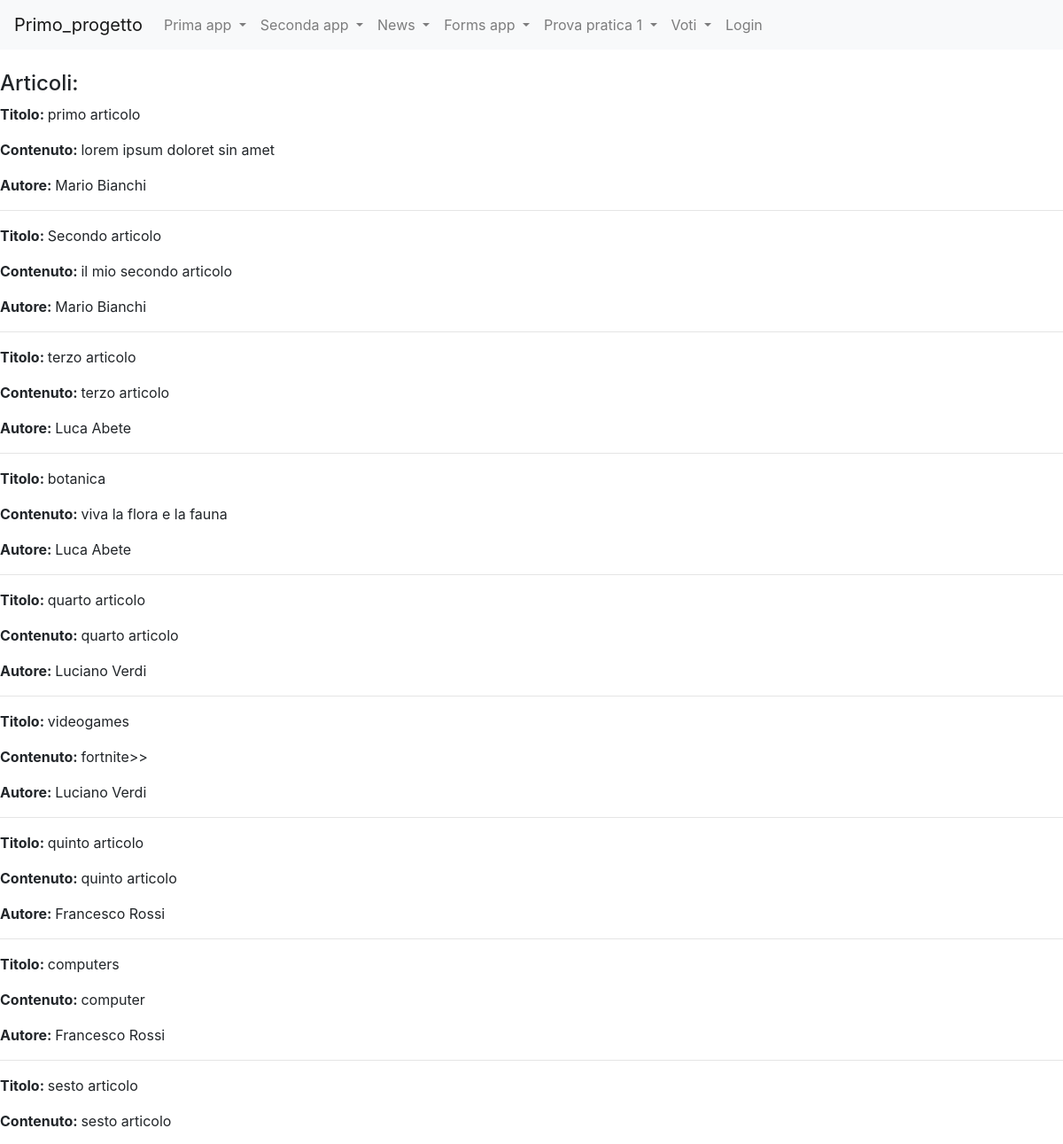
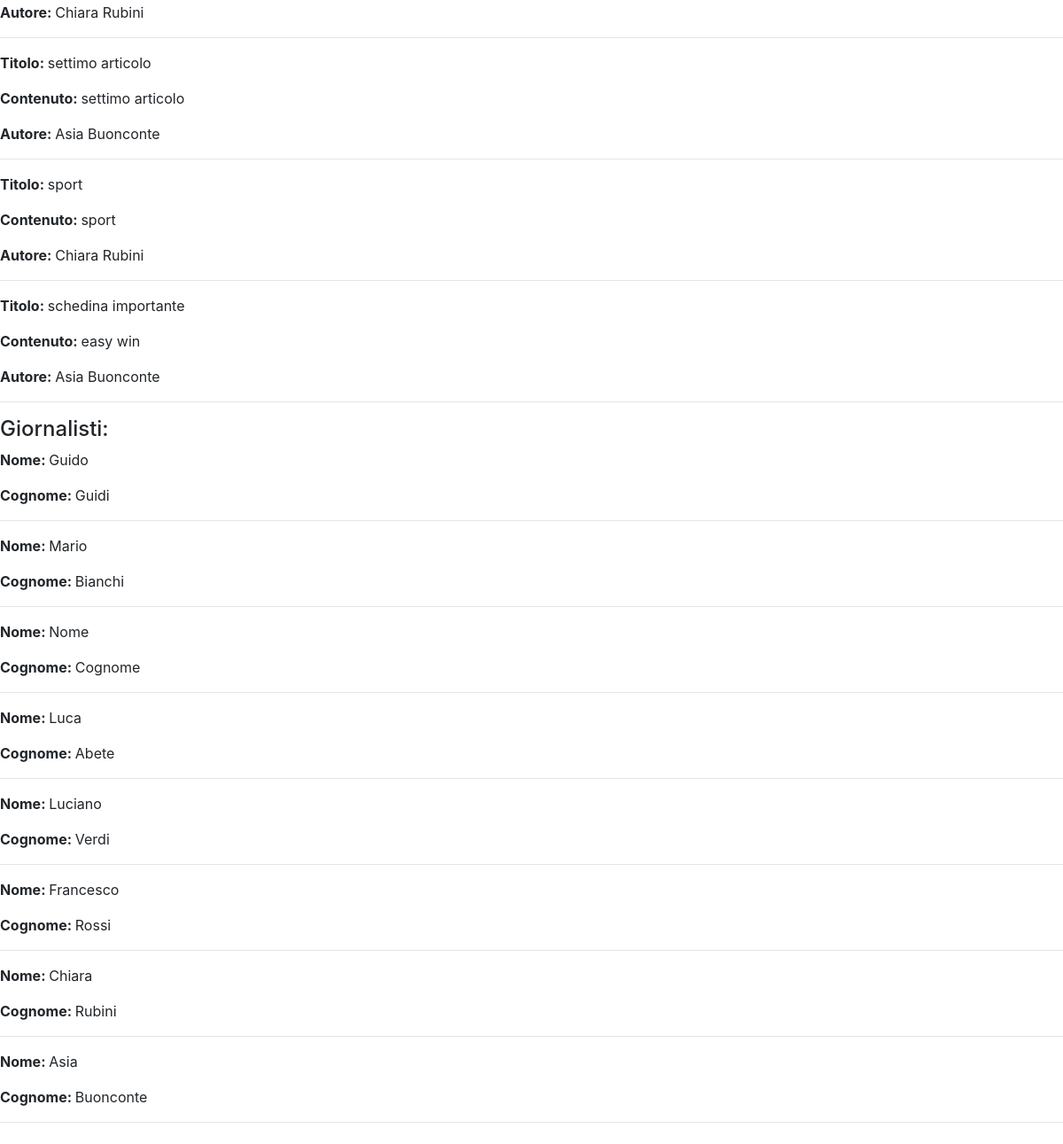
Page /news/ on the committed database (2 pictures, top to bottom).
### news/models.py (models this page shows)
class Articolo(models.Model):
    titolo = models.CharField(max_length=100)
    contenuto = models.TextField()
    giornalista= models.ForeignKey(Giornalista, on_delete=models.CASCADE, related_name="articoli")
    data= models.DateField(blank=True)
    visualizzazioni= models.IntegerField(default=0, blank=True)
    def __str__(self):
        return self.titolo
    class Meta:
        verbose_name = "Articolo"
        verbose_name_plural = "Articoli"

class Giornalista(models.Model):
    nome = models.CharField(max_length=20)
    cognome = models.CharField(max_length=20)
    anno_di_nascita = models.DateField(blank=True)
    def __str__(self):
        return self.nome + " " + self.cognome
    class Meta:
        verbose_name = "Giornalista"
        verbose_name_plural = "Giornalisti"

### news/views.py (the view)
# urls.py: path("", home, name="homeview"),
def home(request):
    articoli= Articolo.objects.all()
    giornalisti= Giornalista.objects.all()
    context= {"articoli": articoli, "giornalisti": giornalisti}
    print(context)
    return render(request, "homepage_news.html", context)

### news/templates/homepage_news.html (shortened to what this page needs)
{% extends 'base.html' %}
{%block content%}
<h4>Articoli:</h4>
    {% for articolo in articoli %}
        <p><strong>Titolo: </strong>{{ articolo.titolo}}</p>
        <p><strong>Contenuto: </strong>{{ articolo.contenuto}}</p>
        <p><strong>Autore: </strong>{{ articolo.giornalista}}</p>
        <hr>
    {% endfor %}
<h4>Giornalisti:</h4>
    {% for giornalista in giornalisti %}
        <p><strong>Nome: </strong>{{ giornalista.nome}}</p>
        <p><strong>Cognome: </strong>{{ giornalista.cognome}}</p>
        <hr>
    {% endfor %}
{%endblock content%}

### rows in the picture
Articolo: titolo "primo articolo", contenuto "lorem ipsum doloret sin amet", giornalista "Mario Bianchi"
Articolo: titolo "Secondo articolo", contenuto "il mio secondo articolo", giornalista "Mario Bianchi"
Articolo: titolo "terzo articolo", contenuto "terzo articolo", giornalista "Luca Abete"
Articolo: titolo "botanica", contenuto "viva la flora e la fauna", giornalista "Luca Abete"
Articolo: titolo "quarto articolo", contenuto "quarto articolo", giornalista "Luciano Verdi"
Articolo: titolo "videogames", contenuto "fortnite>>", giornalista "Luciano Verdi"
Articolo: titolo "quinto articolo", contenuto "quinto articolo", giornalista "Francesco Rossi"
Articolo: titolo "computers", contenuto "computer", giornalista "Francesco Rossi"
Articolo: titolo "sesto articolo", contenuto "sesto articolo", giornalista "Chiara Rubini"
Articolo: titolo "settimo articolo", contenuto "settimo articolo", giornalista "Asia Buonconte"
Articolo: titolo "sport", contenuto "sport", giornalista "Chiara Rubini"
Articolo: titolo "schedina importante", contenuto "easy win", giornalista "Asia Buonconte"
Giornalista: nome "Guido", cognome "Guidi"
Giornalista: nome "Mario", cognome "Bianchi"
Giornalista: nome "Nome", cognome "Cognome"
Giornalista: nome "Luca", cognome "Abete"
Giornalista: nome "Luciano", cognome "Verdi"
Giornalista: nome "Francesco", cognome "Rossi"
Giornalista: nome "Chiara", cognome "Rubini"
Giornalista: nome "Asia", cognome "Buonconte"
